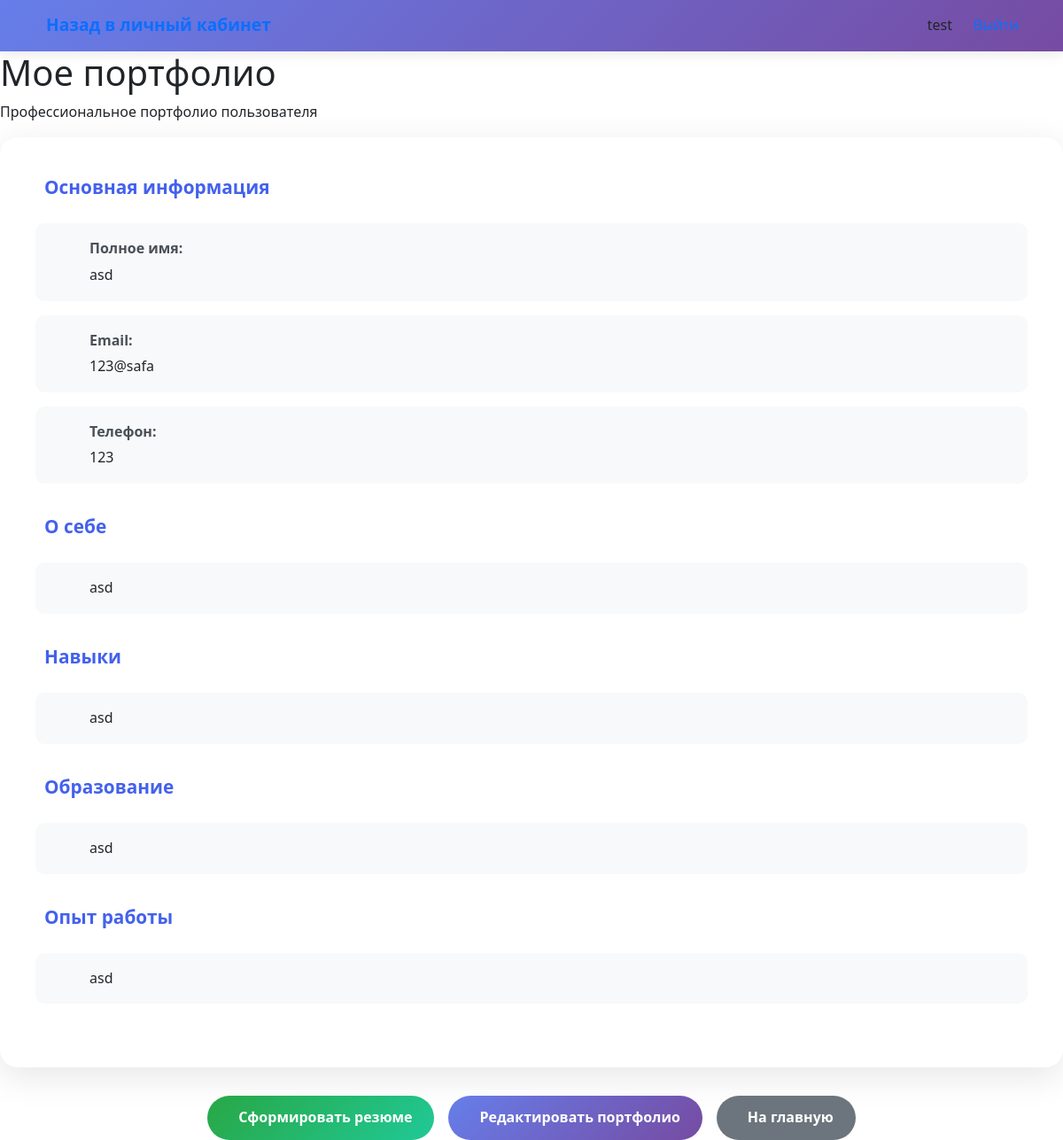
The app's page /user/view_portfolio (signed in) with its own data.
### tables this page shows
CREATE TABLE user_profiles (
        id INTEGER PRIMARY KEY AUTOINCREMENT,
        user_id INTEGER,
        full_name TEXT,
        email TEXT,
        phone TEXT,
        bio TEXT,
        skills TEXT,
        experience TEXT,
        education TEXT,
        is_completed BOOLEAN DEFAULT FALSE, birth_date TEXT,
        FOREIGN KEY (user_id) REFERENCES users (id)
    );

### main.py (the view)
@app.route('/user/view_portfolio')
def view_portfolio():
    if 'username' not in session:
        return redirect('/login')
    try:
        connection = get_db_connection()
        profile = connection.execute('''
            SELECT * FROM user_profiles
            WHERE user_id = ? AND is_completed = TRUE
        ''', (session['user_id'],)).fetchone()
        connection.close()
    except Exception as e:
        print(f"Ошибка получения профиля: {e}")
        profile = None
    if not profile:
        flash('Ваше портфолио еще не проверено администратором или не заполнено.', 'warning')
        return redirect('/user')
    return render_template('view_portfolio.html',
                         username=session['username'],
                         profile=profile)

### main.py (called while the page is built)
def get_db_connection():
    conn = sqlite3.connect('users.db')
    conn.row_factory = sqlite3.Row
    return conn

### templates/view_portfolio.html (shortened to what this page needs)
<!DOCTYPE html>
<html lang="ru">
<head>
    <link href="https://cdn.jsdelivr.net/npm/bootstrap@5.1.3/dist/css/bootstrap.min.css" rel="stylesheet">
    <link href="{{ url_for('static', filename='css/style.css') }}" rel="stylesheet">
</head>
<body>
    <nav class="navbar navbar-expand-lg">
        <div class="container">
            <a class="navbar-brand" href="/user">
                <span>Назад в личный кабинет</span>
            </a>
            <div class="navbar-nav ms-auto">
                <span class="navbar-text me-3">
                     {{ username }}
                </span>
                <a class="nav-link" href="/logout">
                </a>
            </div>
        </div>
    </nav>
    <div class="main-container">
        <div class="page-header fade-in">
            <h1>Мое портфолио</h1>
            <p>Профессиональное портфолио пользователя</p>
        </div>
        {% if profile %}
        <div class="portfolio-card fade-in">
            <div class="info-section">
                <div class="section-header">
                    Основная информация
                </div>
                <div class="info-content">
                    <div class="info-item">
                        <div class="info-text">
                            <div class="info-label">Полное имя:</div>
                            <div>{{ profile.full_name }}</div>
                        </div>
                    </div>
                    {% if profile.email %}
                    <div class="info-item">
                        <div class="info-text">
                            <div class="info-label">Email:</div>
                            <div>{{ profile.email }}</div>
                        </div>
                    </div>
                    {% endif %}
                    {% if profile.phone %}
                    <div class="info-item">
                        <div class="info-text">
                            <div class="info-label">Телефон:</div>
                            <div>{{ profile.phone }}</div>
                        </div>
                    </div>
                    {% endif %}
                </div>
            </div>
            {% if profile.bio %}
            <div class="info-section">
                <div class="section-header">
                    О себе
                </div>
                <div class="info-content">
                    <div class="info-item">
                        <div class="info-text">
                            {{ profile.bio }}
                        </div>
                    </div>
                </div>
            </div>
            {% endif %}
            {% if profile.skills %}
            <div class="info-section">
                <div class="section-header">
                    Навыки
                </div>
                <div class="info-content">
                    <div class="info-item">
                        <div class="info-text">
                            {{ profile.skills }}
                        </div>
                    </div>
                </div>
            </div>
            {% endif %}
            {% if profile.education %}
            <div class="info-section">
                <div class="section-header">
                    Образование
                </div>
                <div class="info-content">
                    <div class="info-item">
                        <div class="info-text">
                            {{ profile.education }}
                        </div>
                    </div>
                </div>
            </div>
            {% endif %}
            {% if profile.experience %}
            <div class="info-section">
                <div class="section-header">
                    Опыт работы
                </div>
                <div class="info-content">
                    <div class="info-item">
                        <div class="info-text">
                            {{ profile.experience }}
                        </div>
                    </div>
                </div>
            </div>
            {% endif %}
        </div>
        <div class="action-buttons fade-in">
            <a href="/user/generate_resume" class="btn-action btn-success-action">
                Сформировать резюме
            </a>
            <a href="/user/create_portfolio" class="btn-action">
                Редактировать портфолио
            </a>
            <a href="/user" class="btn-action btn-secondary-action">
                На главную
            </a>
        </div>
        {% endif %}
    </div>
</body>
</html>

### static/css/style.css (style rules this page uses)
:root { --primary: #4361ee; --secondary: #3a0ca3; --success: #4cc9f0; --warning: #f72585; --danger: #ff0054; --light: #f8f9fa; --dark: #212529; --gradient-primary: linear-gradient(135deg, #667eea 0%, #764ba2 100%); --gradient-success: linear-gradient(135deg, #28a745 0%, #20c997 100%); --gradient-warning: linear-gradient(135deg, #ffc107 0%, #fd7e14 100%); }
* { margin: 0; padding: 0; box-sizing: border-box; }
body { font-family: 'Segoe UI', Tahoma, Geneva, Verdana, sans-serif; line-height: 1.6; color: var(--dark); }
.navbar { background: var(--gradient-primary); box-shadow: 0 2px 15px rgba(0, 0, 0, 0.1); }
.navbar-brand { font-weight: 600; font-size: 1.2rem; }
.section-header { font-size: 1.3rem; font-weight: 600; margin-bottom: 1.5rem; color: var(--primary); display: flex; align-items: center; gap: 10px; }
.fade-in { opacity: 0; transform: translateY(20px); animation: slideUp 0.6s ease-out forwards; }
.portfolio-card { background: white; border-radius: 20px; padding: 2.5rem; box-shadow: 0 10px 40px rgba(0, 0, 0, 0.1); margin-bottom: 2rem; }
.info-section { margin-bottom: 2rem; }
.info-content { display: grid; gap: 1rem; }
.info-item { display: flex; align-items: flex-start; gap: 15px; padding: 1rem; background: #f8f9fa; border-radius: 10px; transition: background 0.3s ease; }
.info-label { font-weight: 600; color: #495057; margin-bottom: 0.25rem; }
.action-buttons { display: flex; gap: 1rem; justify-content: center; flex-wrap: wrap; margin-top: 2rem; }
.btn-action { background: var(--gradient-primary); color: white; padding: 12px 25px; border-radius: 50px; text-decoration: none; font-weight: 600; transition: all 0.3s ease; display: flex; align-items: center; gap: 10px; }
.btn-success-action { background: var(--gradient-success); }
.btn-secondary-action { background: #6c757d; }

### records on screen
user_profiles: full_name "asd", email "123@safa", phone "123", bio "asd", skills "asd", education "asd", experience "asd"

### other values on screen
{{ username }} "test"
